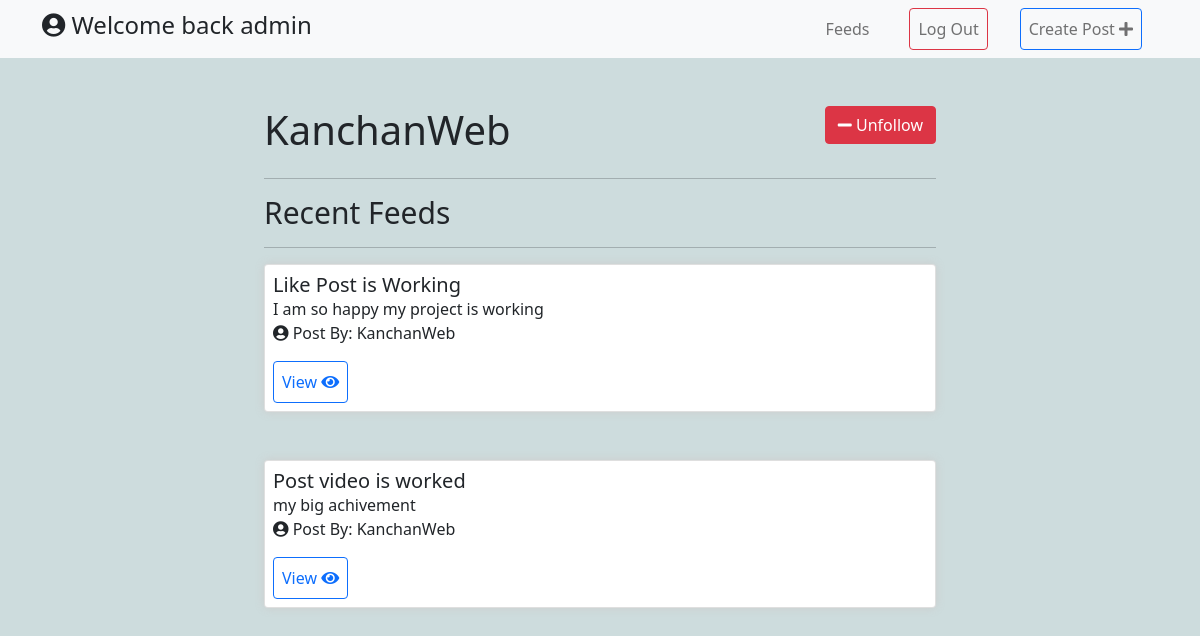
Screenshot of /person/3 (signed in) with the database file from the repository.
### blog/models.py (models this page shows, shortened)
class Post(models.Model):
    user = models.ForeignKey(User, on_delete=models.CASCADE)
    name = models.CharField(max_length=100, blank=True)
    caption = models.CharField(max_length=65)
    content = models.TextField(blank=True)
    upload_file = models.FileField(
        upload_to="videos",
        blank=True,
        validators=[FileExtensionValidator(["mp4", "jpeg", "png", "jpg"])],
    )
    create_date = models.DateTimeField(default=dt.datetime.now)
    updated_date = models.DateTimeField(default=dt.datetime.now)

### blog/views.py (the view)
# urls.py: path("person/<int:id>", views.view_person, name="view-person"),
def view_person(request, id):
    user = get_object_or_404(User, id=id)
    posts = Post.objects.filter(user_id=user.id)
    user_is_following = FollowedPerson.objects.filter(
        person=user, user=request.user
    ).exists()
    context = {
        "posts": posts,
        "user_is_following": user_is_following,
        "user": user,
    }
    return render(request, "view_person.html", context)

### blog/templates/view_person.html (shortened to what this page needs)
{% extends 'base.html' %}
{% load static %}
{% block content %}
<div class="container">
    <div class="row d-flex justify-content-center p-5">
        <div class="col-md-8 d-flex justify-content-between aligin-items-center">
            <div>
                <h1>{{user.username}}</h1>
            </div>
            <div>
                <form method="POST" class="">
                    {% if user_is_following %}
                    <button class="btn btn-danger" type="submit" formaction="{% url 'blog:unfollow' user.id %}">
                        <i class="fa fa-minus" aria-hidden="true"></i> Unfollow
                    </button>
                    {% else %}
                    <button class="btn btn-primary" type="submit" formaction="{% url 'blog:follow' user.id %}">
                        <i class="fa fa-plus" aria-hidden="true"></i>
                        Follow
                    </button>
                    {% endif %}
                </form>
            </div>
        </div>
        <div class="col-md-8">
            <hr>
            <h2 class="h1">Recent Feeds</h2>
            <hr>
        </div>
        {% if user_is_following %}
        {% for blog in posts %}
        <div class="col-md-8 mb-5">
            <div class="card">
                <div class="card-body p-2">
                    <div class="card-titie">
                      <h5 class="m-0">{{blog.name}}</h5>
                    </div>
                    <div class="card-text">
                      <span class="captions">{{blog.caption}}</span>
                      <p><i class="fas fa-user-circle small-text"></i> Post By: {{blog.user}}</p>
                      <a href="{% url 'blog:post-detail' blog.id %}"
                      target="_blank" rel="noopener noreferrer"
                      class="btn btn-outline-primary p-2">
                      View
                      <i class="fa fa-eye" aria-hidden="true"></i></a>
                    </div>
                  </div>
            </div>
        </div>
        {% endfor %}
        {% endif %}
    </div>
</div>
{% endblock content %}

### blog/templates/include/header.html (shortened to what this page needs)
{% load static %}
<nav class="navbar navbar-expand-lg navbar-light bg-light">
  <div class="container">
    <div class="collapse navbar-collapse" id="navbarNav">
      <div class="nav-brand">
        <h4 class="text-dark"> <i class="fa fa-user-circle fa-warning" aria-hidden="true"></i> Welcome back {% if request.user.is_authenticated %} {{request.user.username}} {% else %} Guest {% endif %}</h4>
      </div>
      <ul class="navbar-nav ms-auto py-4 py-lg-0 d-flex align-items-center">
        <li class="nav-item"><a class="nav-link mx-3" href="{% url 'blog:post' %}">Feeds</a></li>
        {% if request.user.is_authenticated %}
        <li class="nav-item"><a class="nav-link mx-3 btn btn-outline-danger" href="{% url 'account:logout' %}">Log Out</a></li>
        <li class="nav-item"><a class="nav-link mx-3 btn btn-outline-primary" href="{% url 'blog:create-post' %}">Create Post <i class="fa fa-plus" aria-hidden="true"></i> </a></li>
        {% else %}
        <li class="nav-item"><a class="nav-link mx-2 btn btn-primary " href="{% url 'account:login' %}">Login</a></li>
        {% endif %}
      </ul>
    </div>
  </div>
</nav>

### social_blog/static/css/styles.css (style rules this page uses)
body { background-color:#cddcdd; }
.h1 { font-size: 30px; }
.card { box-shadow:0px 0px 10px #ccc; }

### rows the page displays
Post: name "Like Post is Working", caption "I am so happy my project is working", user "KanchanWeb"
Post: name "Post video is worked", caption "my big achivement", user "KanchanWeb"

### other values shown
{{ request.user.username }} "admin"
{{ user.username }} "KanchanWeb"
